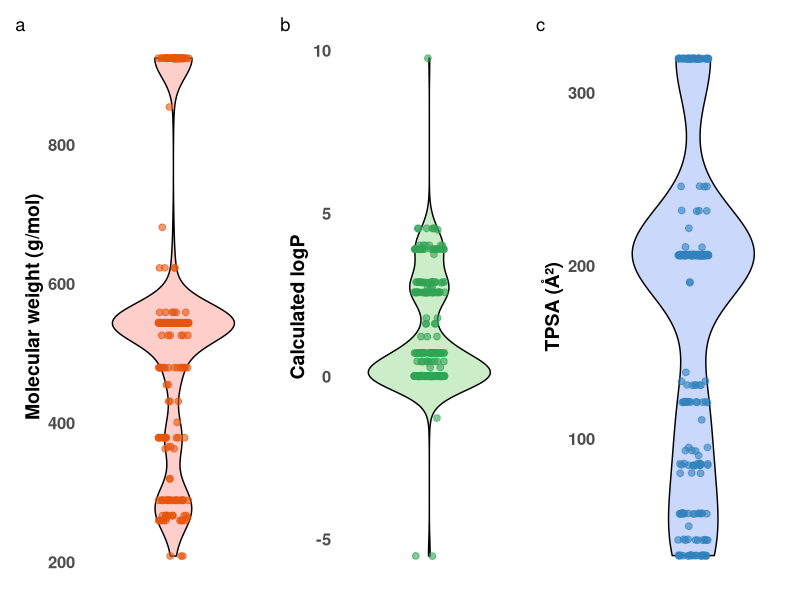
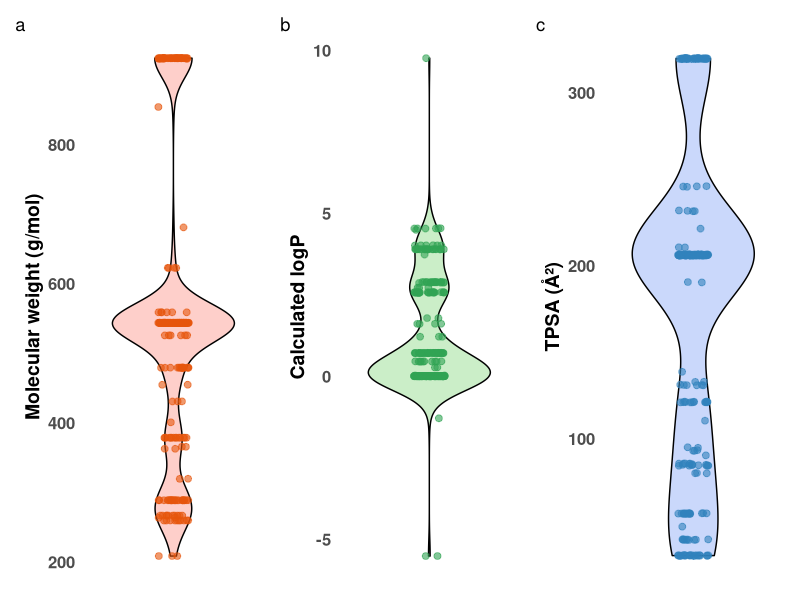

These charts were generated, in order, by the following R code: (Note: this script raises an error after producing the figures.)
library(readr)
library(ggplot2)
library(patchwork)  
library(dplyr)
library(rlang)

backend_data <- read_csv("data/unprocessed/backend_data.csv")

mol_desc_df <- backend_data[, c("MolWt", "TPSA", "MolLogP")]
formulation_df <- backend_data[, c("particle_size_nm", "zeta_potential", "PDI")]


# Define the theme for labels
thm <- theme(plot.tag = element_text(face = "bold", size = 14))

# Function to make a violin plot with overlaid points
plot_violin_points <- function(data, var, label, fill_color, point_color, log_x = FALSE) {
  var_sym <- rlang::sym(var)
  
  base_scale <- if (log_x) scale_y_log10() else scale_y_continuous()
  
  ggplot(data, aes(x = "", y = !!var_sym)) +
    geom_violin(fill = fill_color, color = "black", width = 0.8, alpha = 0.7) +
    geom_jitter(color = point_color, width = 0.1, size = 2, alpha = 0.6) +
    labs(x = NULL, y = label) +
    base_scale +
    theme_minimal() +
    theme(
      axis.text.x = element_blank(),
      axis.ticks.x = element_blank(),
      axis.title.y = element_text(face = "bold", size = 14),
      axis.text.y = element_text(face = "bold", size = 12),
      panel.grid = element_blank()
    )
}

# generate plots for molwt, logp, and tpsa
plot_molwt <- plot_violin_points(mol_desc_df, 
                                 "MolWt", "Molecular weight (g/mol)", 
                                 fill_color = "#FDBAB3", 
                                 point_color = "#E6550D")
plot_logp  <- plot_violin_points(mol_desc_df, 
                                 "MolLogP", 
                                 "Calculated logP", 
                                 fill_color = "#B5E7B0", 
                                 point_color = "#31A354")

plot_tpsa  <- plot_violin_points(mol_desc_df, 
                                 "TPSA", 
                                 "TPSA (Å²)", 
                                 fill_color = "#B3C7F9", 
                                 point_color = "#3182BD")

# Combine and annotate and save
final_plot <- (plot_molwt | plot_logp | plot_tpsa) +
  plot_annotation(
    tag_levels = "a",
    theme = theme(plot.tag = element_text(face = "bold", size = 14))
  )

final_plot


ggsave(
  "figures/mol_descriptors.png",  # Filename
  plot = final_plot,  # Plot to save
  dpi = 600,  # Set the resolution to 300 DPI (high resolution)
  width = 10,  # Set the width of the image (in inches)
  height = 8,  # Set the height of the image (in inches)
  units = "in",  # Set units to inches
  device = "png"  # Save as PNG
)


#plot ps, zp, and pdi

plot_ps <- plot_violin_points(
  formulation_df, 
  "particle_size_nm", 
  "Particle size (nm)", 
  fill_color = colors[1], 
  point_color = "#E6550D",  # choose any contrasting point color
  log_x = TRUE
)

plot_zp <- plot_violin_points(
  formulation_df, 
  "zeta_potential", 
  "Zeta potential (mV)", 
  fill_color = colors[2], 
  point_color = "#31A354"
)

plot_PDI <- plot_violin_points(
  formulation_df, 
  "PDI", 
  "PDI", 
  fill_color = colors[3], 
  point_color = "#3182BD"
)

# Combine, annotate and save 
formulation_properties <- (plot_ps | plot_zp | plot_PDI) +
  plot_annotation(
    tag_levels = "a",
    theme = theme(plot.tag = element_text(face = "bold", size = 14))
  )

formulation_properties


# Save the combined plot as a high-resolution PNG
ggsave(
  "figures/formulation_properties.png",  # Filename
  plot = formulation_properties,  # Plot to save
  dpi = 600,  # Set the resolution to 300 DPI (high resolution)
  width = 10,  # Set the width of the image (in inches)
  height = 8,  # Set the height of the image (in inches)
  units = "in",  # Set units to inches
  device = "png"  # Save as PNG
)

#get summary stats for word document 
summary_stats <- formulation_df |>
  dplyr::select(particle_size_nm, zeta_potential, PDI) |>
  purrr::map_df(~ tibble(
    min = min(.x, na.rm = TRUE),
    median = median(.x, na.rm = TRUE),
    max = max(.x, na.rm = TRUE)
  ), .id = "Descriptor")

print(summary_stats)